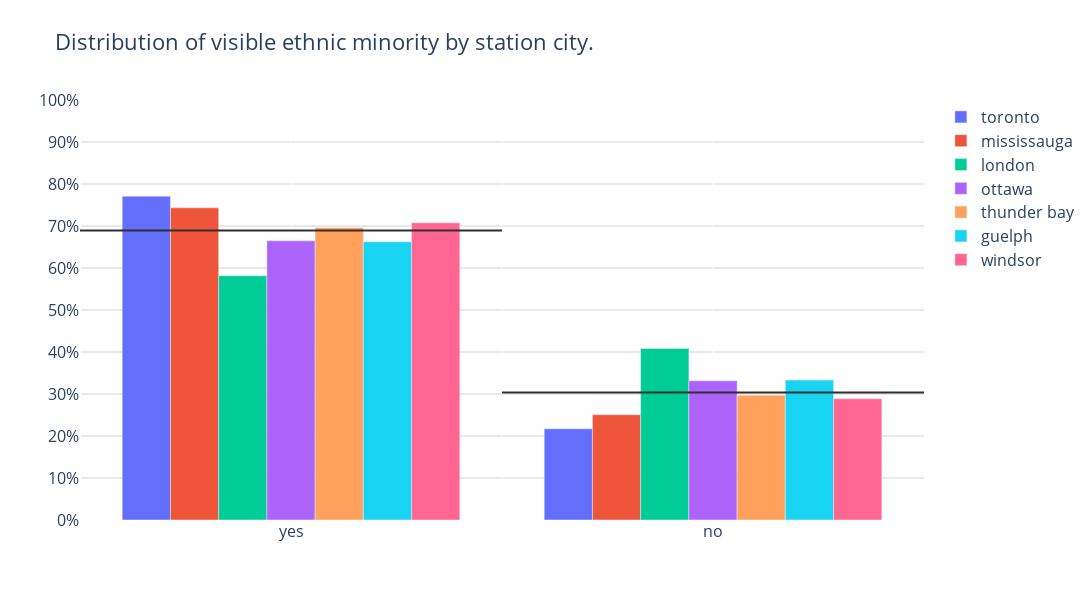

Notebook cell for this chart:
### Code cell
ontario_df = df[df['station_province'] == 'ontario']
plot_categorical_comparison(
                            categories = ontario_df['visible_ethnic_minority'], 
                            category_filter=['yes','no'], 
                            compare_by = ontario_df['station_city'], 
                            color_dict=COLOR_DICT 
                            )

### Figure 1 — Plotly figure (JSON) as saved in the notebook; plotly's stock layout.template omitted (floating-point values rounded to 4 significant figures)
{"data": [{"name": "toronto", "type": "bar", "x": ["yes", "no"], "y": [0.7711, 0.2171]}, {"name": "mississauga", "type": "bar", "x": ["yes", "no"], "y": [0.7433, 0.2507]}, {"name": "london", "type": "bar", "x": ["yes", "no"], "y": [0.5815, 0.4085]}, {"name": "ottawa", "type": "bar", "x": ["yes", "no"], "y": [0.6646, 0.3314]}, {"name": "thunder bay", "type": "bar", "x": ["yes", "no"], "y": [0.696, 0.2972]}, {"name": "guelph", "type": "bar", "x": ["yes", "no"], "y": [0.6623, 0.3331]}, {"name": "windsor", "type": "bar", "x": ["yes", "no"], "y": [0.7075, 0.2887]}, {"marker": {"color": "#303030"}, "mode": "lines", "name": "yes_average", "showlegend": false, "type": "scatter", "x": [0, 1], "xaxis": "x2", "y": [0.6895, 0.6895]}, {"marker": {"color": "#303030"}, "mode": "lines", "name": "no_average", "showlegend": false, "type": "scatter", "x": [1, 2], "xaxis": "x2", "y": [0.3038, 0.3038]}], "layout": {"barmode": "group", "font": {"size": 16}, "height": 600, "plot_bgcolor": "white", "title": {"text": "Distribution of visible ethnic minority by station city."}, "width": 1200, "xaxis2": {"overlaying": "x", "range": [0, 2], "showticklabels": false}, "yaxis": {"dtick": 0.1, "gridcolor": "lightgray", "range": [0, 1], "tickformat": ".0%"}}}
